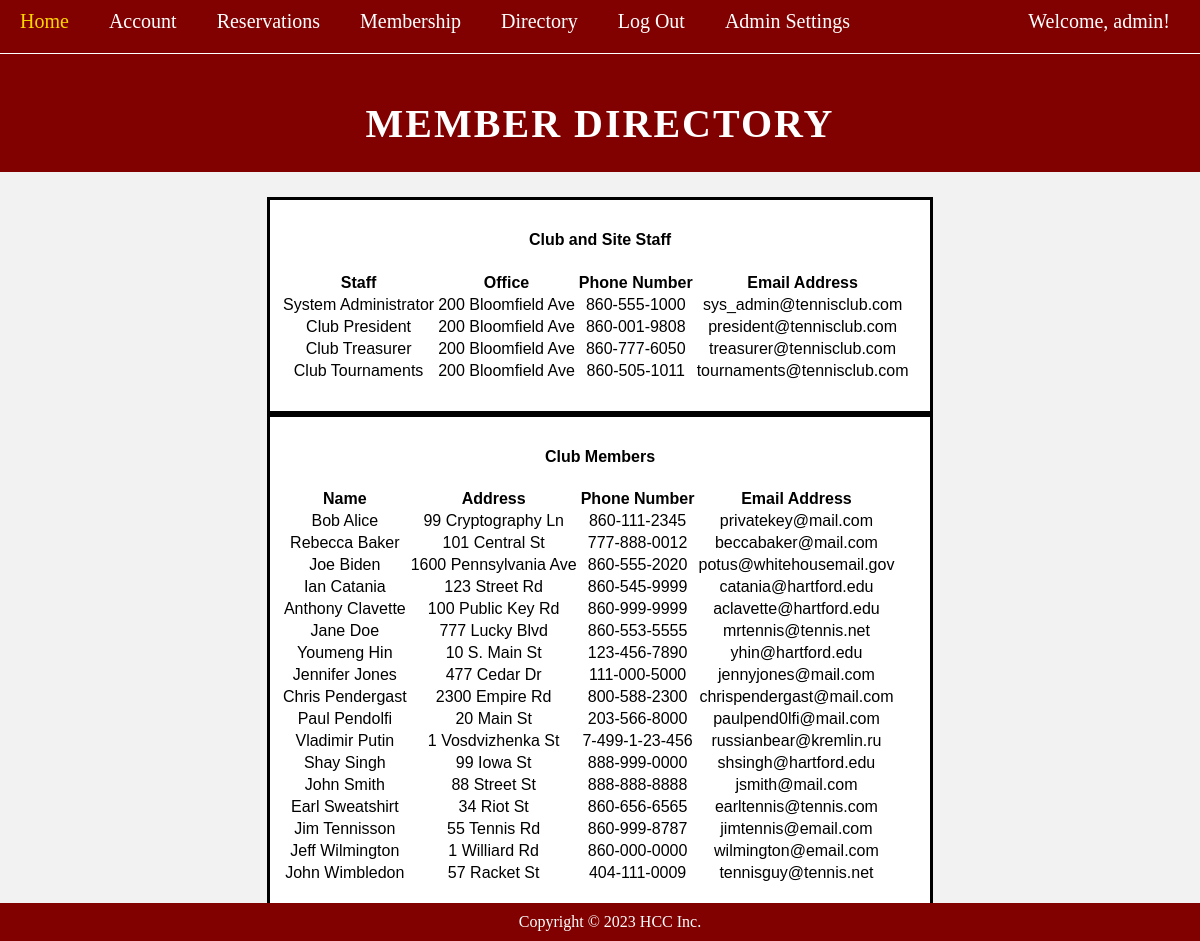
Page /directory/ (signed in) on the committed database.
### app/models.py (models this page shows, shortened)
class MemberProfile(models.Model):
    user = models.OneToOneField(User, on_delete=models.CASCADE) # Delete profile when user is deleted, this is username/password/email
    last_name = models.CharField(max_length=100, default="")
    first_name = models.CharField(max_length=100, default="")
    address = models.CharField(max_length=100, default="")
    phone_number = models.CharField(max_length=100, default="")
    date_of_birth = models.DateField(max_length=100, default="mm/dd/yy")
    in_directory = models.BooleanField()

### app/views.py (the view)
# urls.py: path("directory/", views.directory_page, name='directory'),
@login_required(login_url='signup')
def directory_page(request):
    template_name = 'directory.html'
    is_member = True
    try:
        profile = MemberProfile.objects.filter(first_name = request.user.memberprofile.first_name)
    except MemberProfile.DoesNotExist:
        is_member = False
    email = User.email
    profiles = MemberProfile.objects.order_by('last_name')
    users = User.objects.order_by('first_name')
    context = {
        'profiles': profiles,
        'users': users,
        'is_member': is_member,
    }
    return render(request, template_name, context)

### templates/directory.html (shortened to what this page needs)
{% extends "base.html" %}
{% block content %}
<!DOCTYPE html>
<html>
<head>
    <link rel="stylesheet" href="../static/css/style.css">
</head>
<body>
    {% if user.is_authenticated and is_member %}
	<header style="padding-top: 100px;">
		<h1>Member Directory</h1>
	</header>
	<main>
        <div class="directorybox">
            <h4>Club and Site Staff</h4>
            <section>
                <table class="table">
                <thead>
                    <tr>
                    <th scope="col">Staff</th>
                    <th scope="col">Office</th>
                    <th scope="col">Phone Number</th>
                    <th scope="col">Email Address</th>
                    </tr>
                </thead>
                <tbody>
                    {% for user in users %}
                    {% if user.is_staff or user.is_superuser %}
                    <tr>
                    <td>{{user.memberprofile.first_name}} {{user.memberprofile.last_name}}</td>
                    <td>{{user.memberprofile.address}}</td>
                    <td>{{user.memberprofile.phone_number}}</td>
                    <td>{{user.email}}</td>
                    </tr>
                    {%endif%}
                    {%endfor%}
                </tbody>
                </table>
                <br>
            </section>
        </div>
        <div class="directorybox">
		<section>
			<h4>Club Members</h4>
            <table class="table">
            <thead>
                <tr>
                <th scope="col">Name</th>
                <th scope="col">Address</th>
                <th scope="col">Phone Number</th>
                <th scope="col">Email Address</th>
                </tr>
            </thead>
            <tbody>
                {%for profile in profiles%}
                {%if profile.in_directory %}
                <tr>
                <td>{{profile.first_name}} {{profile.last_name}}</td>
                <td>{{profile.address}}</td>
                <td>{{profile.phone_number}}</td>
                <td>{{profile.user.email}}</td>
                </tr>
                {%endif%}
                {%endfor%}
            </tbody>
            </table>
            <br>
		</section>
    </div>
	</main>
    {% endif %}
	<footer>
		<p>Copyright © 2023 HCC Inc.</p>
	</footer>
</body>
</html>
{% endblock content %}

### templates/base.html (shortened to what this page needs)
<!DOCTYPE html>
<html>
<head>
  <link rel="stylesheet" href="../static/css/style.css">
</head>
<body>
  <ul class="navbar_list">
    <li class="navbar"><a href="{% url 'home' %}">Home</a></li>
    <li class="navbar"><a href="{% url 'account' %}">Account</a></li>
    <li class="navbar"><a href="{% url 'reservations' %}">Reservations</a></li>
    <li class="navbar"><a href="{% url 'membership' %}">Membership</a></li>
    <li class="navbar"><a href="{% url 'directory' %}">Directory</a></li>
    {% if user.is_authenticated %}
    <li class="navbar"><a href="{% url 'logout' %}">Log Out</a></li>
    {% else %}
    <li class="navbar"><a href="{% url 'login' %}">Log In</a></li>
    <li class="navbar"><a href="{% url 'signup' %}">Sign Up</a></li>
    {% endif %}
    {% if user.is_superuser or user.is_staff%}
    <li class="navbar"><a href="{% url 'admin:index' %}">Admin Settings</a></li>
    {% endif %}
  </ul>
  {% block login %}
  {% if user.is_authenticated %}
  <p class="login_message">Welcome, {{user.username}}!</p>
  {% endif %}
  {% endblock %}
</body>
</html>
{% block content %} {% endblock content %}

### static/css/style.css (style rules this page uses)
.navbar_list { list-style-type: none; position: fixed; border-right: 1px solid white; border-bottom: 1px solid white; background-color: #810000; width: 100%; }
.navbar { float: left; background-color: #810000; }
.navbar a { display: block; color: white; font-family: Cambria, serif; font-size: 20px; text-align: center; padding: 10px 20px; text-decoration: none; }
.login_message { position: absolute; top: 10px; right: 30px; font-family: Cambria, serif; font-size: 20px; text-align: center; color: white; }
body { margin: 0; padding: 0; font-family: Arial, sans-serif; background-color: #f2f2f2; }
header { background-color: #810000; color: #fff; padding: 25px; padding-top: 100px; text-align: center; }
h1 { margin: 0; font-family: Cambria, serif; font-size: 40px; letter-spacing: 2px; text-transform: uppercase; }
p { margin: 0; font-family: Cambria, serif; font-size: 18px; }
main { padding: 25px; max-width: 800px; margin: 0 auto; display: flex; flex-wrap: wrap; }
ul { list-style: none; padding: 0; margin: 0; }
li { font-family: Cambria, serif; font-size: 20px; color: black; margin-bottom: 10px; }
footer { background-color: #810000; color: #fff; padding: 10px; text-align: center; position: fixed; left: 0; bottom: 0; width: 100%; }
footer p { margin: 0; font-size: 16px; }
.directorybox { background-color: white; border: 3px solid black; font-family: Arial; margin: 0 auto; text-align: center; width: 80%; padding: 10px; }

### rows in the picture
MemberProfile: first_name "Bob", last_name "Alice", address "99 Cryptography Ln", phone_number "860-111-2345", user.email "privatekey@mail.com"
MemberProfile: first_name "Rebecca", last_name "Baker", address "101 Central St", phone_number "777-888-0012", user.email "beccabaker@mail.com"
MemberProfile: first_name "Joe", last_name "Biden", address "1600 Pennsylvania Ave", phone_number "860-555-2020", user.email "potus@whitehousemail.gov"
MemberProfile: first_name "Ian", last_name "Catania", address "123 Street Rd", phone_number "860-545-9999", user.email "catania@hartford.edu"
MemberProfile: first_name "Anthony", last_name "Clavette", address "100 Public Key Rd", phone_number "860-999-9999", user.email "aclavette@hartford.edu"
MemberProfile: first_name "Jane", last_name "Doe", address "777 Lucky Blvd", phone_number "860-553-5555", user.email "mrtennis@tennis.net"
MemberProfile: first_name "Youmeng", last_name "Hin", address "10 S. Main St", phone_number "123-456-7890", user.email "yhin@hartford.edu"
MemberProfile: first_name "Jennifer", last_name "Jones", address "477 Cedar Dr", phone_number "111-000-5000", user.email "jennyjones@mail.com"
MemberProfile: first_name "Chris", last_name "Pendergast", address "2300 Empire Rd", phone_number "800-588-2300", user.email "chrispendergast@mail.com"
MemberProfile: first_name "Paul", last_name "Pendolfi", address "20 Main St", phone_number "203-566-8000", user.email "paulpend0lfi@mail.com"
MemberProfile: first_name "Vladimir", last_name "Putin", address "1 Vosdvizhenka St", phone_number "7-499-1-23-456", user.email "russianbear@kremlin.ru"
MemberProfile: first_name "Shay", last_name "Singh", address "99 Iowa St", phone_number "888-999-0000", user.email "shsingh@hartford.edu"
MemberProfile: first_name "John", last_name "Smith", address "88 Street St", phone_number "888-888-8888", user.email "jsmith@mail.com"
MemberProfile: first_name "Earl", last_name "Sweatshirt", address "34 Riot St", phone_number "860-656-6565", user.email "earltennis@tennis.com"
MemberProfile: first_name "Jim", last_name "Tennisson", address "55 Tennis Rd", phone_number "860-999-8787", user.email "jimtennis@email.com"
MemberProfile: first_name "Jeff", last_name "Wilmington", address "1 Williard Rd", phone_number "860-000-0000", user.email "wilmington@email.com"
MemberProfile: first_name "John", last_name "Wimbledon", address "57 Racket St", phone_number "404-111-0009", user.email "tennisguy@tennis.net"

### other values in the picture
{{ user.username }} "admin"
{{ user.memberprofile.first_name }} "System"
{{ user.memberprofile.last_name }} "Administrator"
{{ user.memberprofile.address }} "200 Bloomfield Ave"
{{ user.memberprofile.phone_number }} "860-555-1000"
{{ user.email }} "sys_admin@tennisclub.com"
{{ user.memberprofile.first_name }} "Club"
{{ user.memberprofile.last_name }} "President"
{{ user.memberprofile.phone_number }} "860-001-9808"
{{ user.email }} "president@tennisclub.com"
{{ user.memberprofile.last_name }} "Treasurer"
{{ user.memberprofile.phone_number }} "860-777-6050"
{{ user.email }} "treasurer@tennisclub.com"
{{ user.memberprofile.last_name }} "Tournaments"
{{ user.memberprofile.phone_number }} "860-505-1011"
